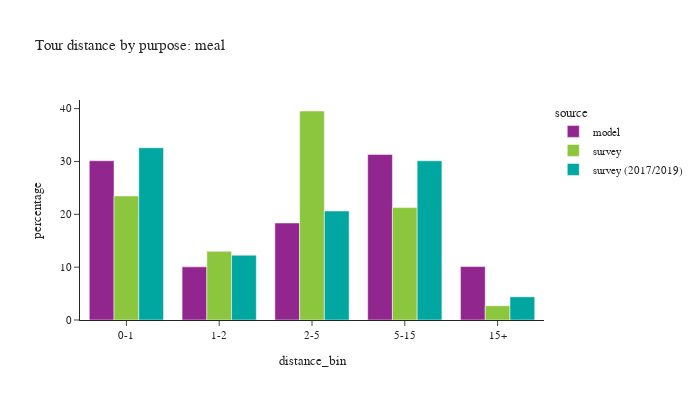

Source (notebook cell):
### Code cell
plot_bins(tour, tour['pdpurp'] == 6, 'meal')

### Figure 1 — Plotly figure (JSON) as saved in the notebook; plotly's stock layout.template omitted (floating-point values rounded to 4 significant figures)
{"data": [{"alignmentgroup": "True", "customdata": [[14418], [4809], [8782], [14989], [4837]], "hovertemplate": "source=model<br>distance_bin=%{x}<br>percentage=%{y}<br>sample count=%{customdata[0]}<extra></extra>", "legendgroup": "model", "marker": {"color": "#91268F", "pattern": {"shape": ""}}, "name": "model", "offsetgroup": "model", "orientation": "v", "showlegend": true, "textposition": "auto", "type": "bar", "x": ["0-1", "1-2", "2-5", "5-15", "15+"], "xaxis": "x", "y": [30.14, 10.05, 18.36, 31.33, 10.11], "yaxis": "y"}, {"alignmentgroup": "True", "customdata": [[337], [132], [227], [136], [42]], "hovertemplate": "source=survey<br>distance_bin=%{x}<br>percentage=%{y}<br>sample count=%{customdata[0]}<extra></extra>", "legendgroup": "survey", "marker": {"color": "#8CC63E", "pattern": {"shape": ""}}, "name": "survey", "offsetgroup": "survey", "orientation": "v", "showlegend": true, "textposition": "auto", "type": "bar", "x": ["0-1", "1-2", "2-5", "5-15", "15+"], "xaxis": "x", "y": [23.47, 13.0, 39.55, 21.27, 2.702], "yaxis": "y"}, {"alignmentgroup": "True", "customdata": [[1018], [310], [404], [257], [64]], "hovertemplate": "source=survey (2017/2019)<br>distance_bin=%{x}<br>percentage=%{y}<br>sample count=%{customdata[0]}<extra></extra>", "legendgroup": "survey (2017/2019)", "marker": {"color": "#00A7A0", "pattern": {"shape": ""}}, "name": "survey (2017/2019)", "offsetgroup": "survey (2017/2019)", "orientation": "v", "showlegend": true, "textposition": "auto", "type": "bar", "x": ["0-1", "1-2", "2-5", "5-15", "15+"], "xaxis": "x", "y": [32.59, 12.27, 20.62, 30.13, 4.387], "yaxis": "y"}], "layout": {"barmode": "group", "font": {"size": 11}, "height": 400, "legend": {"title": {"text": "source"}, "tracegroupgap": 0}, "title": {"text": "Tour distance by purpose: meal"}, "width": 700, "xaxis": {"anchor": "y", "domain": [0.0, 1.0], "title": {"text": "distance_bin"}}, "yaxis": {"anchor": "x", "domain": [0.0, 1.0], "title": {"text": "percentage"}}}}
